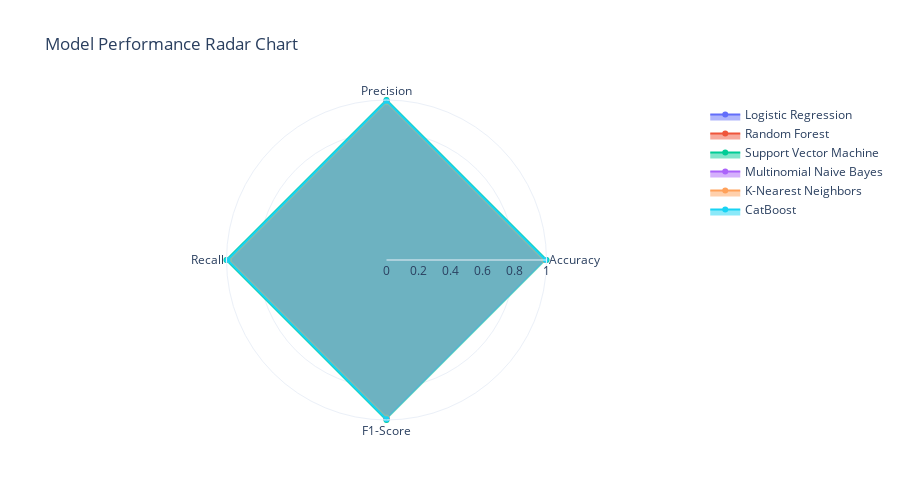

The notebook cell saved with this chart:
### Code cell
# COMPREHENSIVE MODEL VISUALIZATIONS
print("\n Creating comprehensive model visualizations...")

# 9. Model Performance Radar Chart
categories_radar = ['Accuracy', 'Precision', 'Recall', 'F1-Score']

fig_radar = go.Figure()

for model_name in results.keys():
    if model_name in results:
        model_results = results[model_name]
        fig_radar.add_trace(go.Scatterpolar(
            r=[
                model_results['accuracy'],
                model_results['precision'], 
                model_results['recall'],
                model_results['f1_score']
            ],
            theta=categories_radar,
            fill='toself',
            name=model_name
        ))

fig_radar.update_layout(
    polar=dict(
        radialaxis=dict(
            visible=True,
            range=[0, 1]
        )),
    showlegend=True,
    title=" Model Performance Radar Chart",
    template='plotly_white',
    height=500
)
fig_radar.show()

### Figure 1 — Plotly figure (JSON) as saved in the notebook; plotly's stock layout.template omitted (floating-point values rounded to 4 significant figures)
{"data": [{"fill": "toself", "name": "Logistic Regression", "r": [0.9896, 0.9904, 0.9896, 0.9897], "theta": ["Accuracy", "Precision", "Recall", "F1-Score"], "type": "scatterpolar"}, {"fill": "toself", "name": "Random Forest", "r": [0.9948, 0.9957, 0.9948, 0.9949], "theta": ["Accuracy", "Precision", "Recall", "F1-Score"], "type": "scatterpolar"}, {"fill": "toself", "name": "Support Vector Machine", "r": [1, 1, 1, 1], "theta": ["Accuracy", "Precision", "Recall", "F1-Score"], "type": "scatterpolar"}, {"fill": "toself", "name": "Multinomial Naive Bayes", "r": [0.9896, 0.9911, 0.9896, 0.9896], "theta": ["Accuracy", "Precision", "Recall", "F1-Score"], "type": "scatterpolar"}, {"fill": "toself", "name": "K-Nearest Neighbors", "r": [0.9845, 0.9865, 0.9845, 0.9844], "theta": ["Accuracy", "Precision", "Recall", "F1-Score"], "type": "scatterpolar"}, {"fill": "toself", "name": "CatBoost", "r": [0.9948, 0.9957, 0.9948, 0.9949], "theta": ["Accuracy", "Precision", "Recall", "F1-Score"], "type": "scatterpolar"}], "layout": {"height": 500, "polar": {"radialaxis": {"range": [0, 1], "visible": true}}, "showlegend": true, "title": {"text": " Model Performance Radar Chart"}}}
